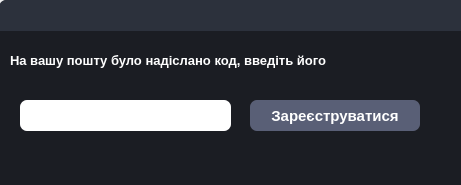
<?xml version="1.0" encoding="UTF-8"?>
<ui version="4.0">
 <class>MainWindow</class>
 <widget class="QMainWindow" name="MainWindow">
  <property name="geometry">
   <rect>
    <x>0</x>
    <y>0</y>
    <width>461</width>
    <height>185</height>
   </rect>
  </property>
  <property name="windowTitle">
   <string>MainWindow</string>
  </property>
  <widget class="QWidget" name="centralwidget">
   <widget class="QFrame" name="frame">
    <property name="geometry">
     <rect>
      <x>0</x>
      <y>0</y>
      <width>621</width>
      <height>441</height>
     </rect>
    </property>
    <property name="styleSheet">
     <string notr="true">QFrame{
	border-radius: 7px;
	background-color: #1B1D23;
}</string>
    </property>
    <property name="frameShape">
     <enum>QFrame::StyledPanel</enum>
    </property>
    <property name="frameShadow">
     <enum>QFrame::Raised</enum>
    </property>
    <widget class="QFrame" name="frame_3">
     <property name="geometry">
      <rect>
       <x>-1</x>
       <y>0</y>
       <width>831</width>
       <height>31</height>
      </rect>
     </property>
     <property name="styleSheet">
      <string notr="true">QFrame{
	border-bottom-left-radius: 0px;
	border-bottom-right-radius: 0px;
	background-color: #2C313C;
}</string>
     </property>
     <property name="frameShape">
      <enum>QFrame::StyledPanel</enum>
     </property>
     <property name="frameShadow">
      <enum>QFrame::Raised</enum>
     </property>
     <widget class="QPushButton" name="pushButton_3">
      <property name="geometry">
       <rect>
        <x>790</x>
        <y>0</y>
        <width>41</width>
        <height>31</height>
       </rect>
      </property>
      <property name="font">
       <font>
        <pointsize>11</pointsize>
        <weight>75</weight>
        <bold>true</bold>
       </font>
      </property>
      <property name="cursor">
       <cursorShape>PointingHandCursor</cursorShape>
      </property>
      <property name="styleSheet">
       <string notr="true">QPushButton{
	color: white;
	border: none;
	border-top-right-radius: 7px;
	background-color: #2C313C;
}

QPushButton:hover{
	background-color: #45494D;
}

QPushButton:pressed{
	color: #EA2F4E;
}</string>
      </property>
      <property name="text">
       <string>X</string>
      </property>
     </widget>
     <widget class="QPushButton" name="pushButton_5">
      <property name="geometry">
       <rect>
        <x>750</x>
        <y>0</y>
        <width>41</width>
        <height>31</height>
       </rect>
      </property>
      <property name="font">
       <font>
        <pointsize>10</pointsize>
        <weight>75</weight>
        <bold>true</bold>
       </font>
      </property>
      <property name="cursor">
       <cursorShape>PointingHandCursor</cursorShape>
      </property>
      <property name="styleSheet">
       <string notr="true">QPushButton{
	color: white;
	border: none;
	border-top-right-radius: 7px;
	background-color: #2C313C;
}

QPushButton:hover{
	background-color: #45494D;
}

QPushButton:pressed{
	color: #EA2F4E;
}</string>
      </property>
      <property name="text">
       <string>_</string>
      </property>
      <property name="default">
       <bool>false</bool>
      </property>
     </widget>
    </widget>
    <widget class="QLabel" name="label">
     <property name="geometry">
      <rect>
       <x>10</x>
       <y>40</y>
       <width>601</width>
       <height>41</height>
      </rect>
     </property>
     <property name="font">
      <font>
       <family>MS Shell Dlg 2</family>
       <pointsize>10</pointsize>
       <weight>75</weight>
       <italic>false</italic>
       <bold>true</bold>
       <underline>false</underline>
       <strikeout>false</strikeout>
       <kerning>true</kerning>
      </font>
     </property>
     <property name="styleSheet">
      <string notr="true">color:rgb(255, 255, 255)</string>
     </property>
     <property name="text">
      <string>На вашу пошту було надіслано код, введіть його</string>
     </property>
    </widget>
    <widget class="QPushButton" name="pushButton">
     <property name="geometry">
      <rect>
       <x>250</x>
       <y>100</y>
       <width>170</width>
       <height>31</height>
      </rect>
     </property>
     <property name="font">
      <font>
       <pointsize>11</pointsize>
       <weight>75</weight>
       <bold>true</bold>
      </font>
     </property>
     <property name="cursor">
      <cursorShape>PointingHandCursor</cursorShape>
     </property>
     <property name="styleSheet">
      <string notr="true">QPushButton{
	color: white;
	border-radius: 7px;
	background-color: #595F76;
}

QPushButton:hover{
	background-color: #50566E;
}

QPushButton:pressed{
	background-color: #434965;
}</string>
     </property>
     <property name="text">
      <string>Зареєструватися</string>
     </property>
    </widget>
    <widget class="QLineEdit" name="lineEdit_3">
     <property name="geometry">
      <rect>
       <x>20</x>
       <y>100</y>
       <width>211</width>
       <height>31</height>
      </rect>
     </property>
     <property name="font">
      <font>
       <pointsize>11</pointsize>
       <weight>75</weight>
       <bold>true</bold>
      </font>
     </property>
     <property name="styleSheet">
      <string notr="true">QLineEdit{
	border-radius: 7px;
}</string>
     </property>
     <property name="text">
      <string/>
     </property>
     <property name="alignment">
      <set>Qt::AlignLeading|Qt::AlignLeft|Qt::AlignVCenter</set>
     </property>
     <property name="placeholderText">
      <string/>
     </property>
     <property name="clearButtonEnabled">
      <bool>true</bool>
     </property>
    </widget>
   </widget>
  </widget>
 </widget>
 <resources/>
 <connections/>
</ui>
